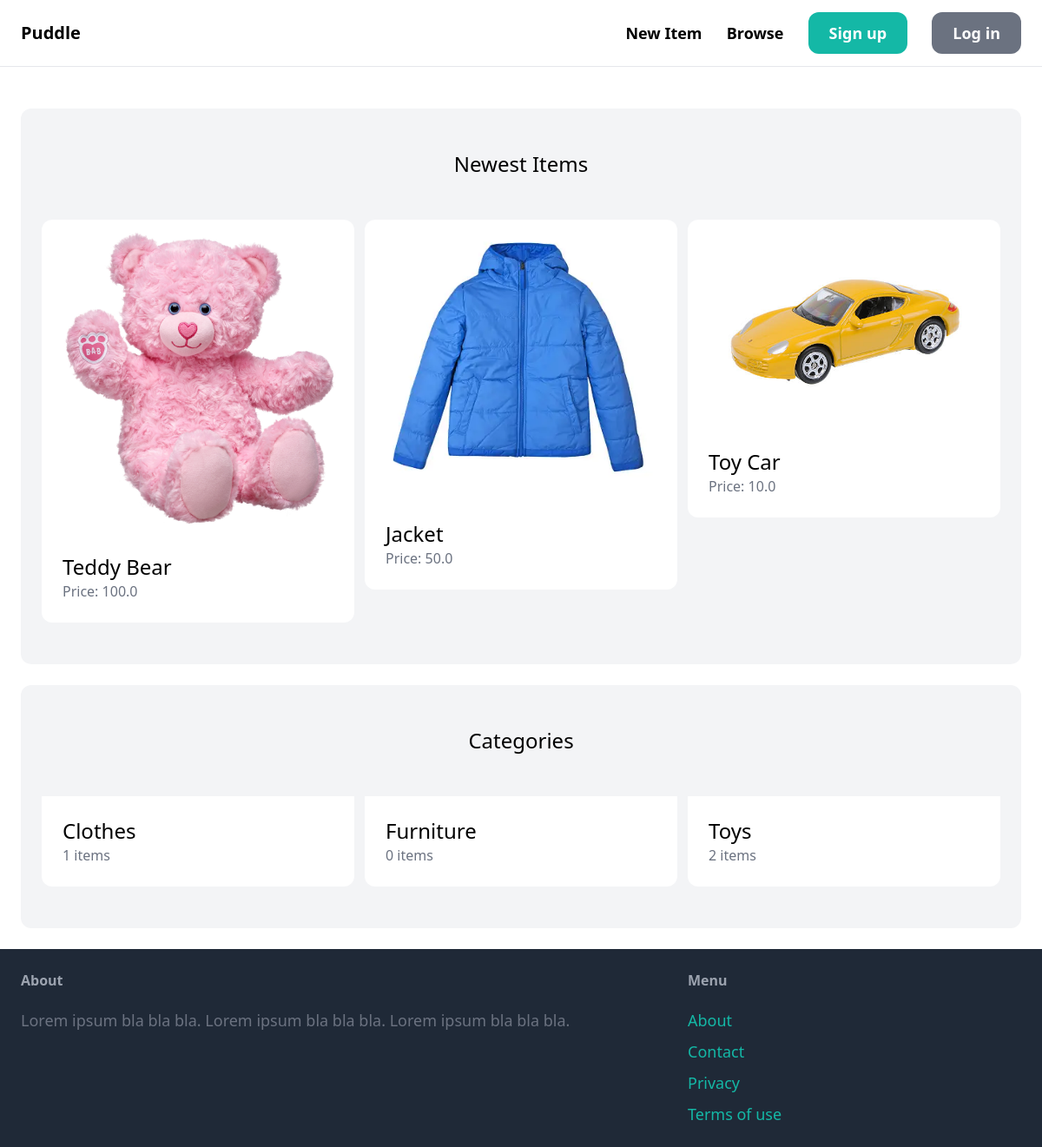
The page / on the database its author committed.
### item/models.py (models this page shows, shortened)
class Item(models.Model):
    category = models.ForeignKey(Category, related_name='items', on_delete=models.CASCADE)
    name = models.CharField(max_length=255)
    description = models.TextField(blank=True, null=True)
    price = models.FloatField()
    image = models.ImageField(upload_to='item_images', blank="True", null=True)
    is_sold = models.BooleanField(default=False)
    created_by = models.ForeignKey(User, related_name='items', on_delete=models.CASCADE)
    created_at = models.DateTimeField(auto_now_add=True)

class Category(models.Model):
    name = models.CharField(max_length=255)
    class Meta:
        ordering = ('name',)
        verbose_name_plural = 'Categories'

### core/views.py (the view)
# urls.py: path('', views.index, name='index'),
def index (request):
    items = Item.objects.filter(is_sold=False)[0:6]
    categories = Category.objects.all()
    return render(request, 'core/index.html', {
        'categories': categories,
        'items': items,
    })

### core/templates/core/index.html (shortened to what this page needs)
{% extends 'core/base.html' %}
{% block content %}
    <div class="mt-6 px-6 py-12 bg-gray-100 rounded-xl">
        <h2 class="mb-12 text-2xl text-center">Newest Items</h2>
        <div class="grid grid-cols-3 gap-3">
           {% for item in items %}
            <div>
                <a href="{% url 'item:detail' item.id %}">
                    <div>
                        <img src="{{ item.image.url }}" class="rounded-t-xl">
                    </div>
                    <div class="p-6 bg-white rounded-b-xl">
                        <h2 class="text-2xl">{{ item.name }}</h2>
                        <p class="text-gray-500">Price: {{ item.price }}</p>
                    </div>
                </a>
            </div>
           {% endfor %}
        </div>
    </div>
    <div class="mt-6 px-6 py-12 bg-gray-100 rounded-xl">
        <h2 class="mb-12 text-2xl text-center">Categories</h2>
        <div class="grid grid-cols-3 gap-3">
            {% for category in categories %}
            <div>
                <a href="#">
                    <div class="p-6 bg-white rounded-b-xl">
                        <h2 class="text-2xl">{{ category.name }}</h2>
                        <p class="text-gray-500">{{ category.items.count }} items</p>
                    </div>
                </a>
            </div>
            {% endfor %}
        </div>
    </div>
{% endblock %}

### rows shown on the page
Item: image (picture), name "Teddy Bear", price "100.0"
Item: image (picture), name "Jacket", price "50.0"
Item: image (picture), name "Toy Car", price "10.0"
Category: name "Clothes", items.count "1"
Category: name "Furniture", items.count "0"
Category: name "Toys", items.count "2"
